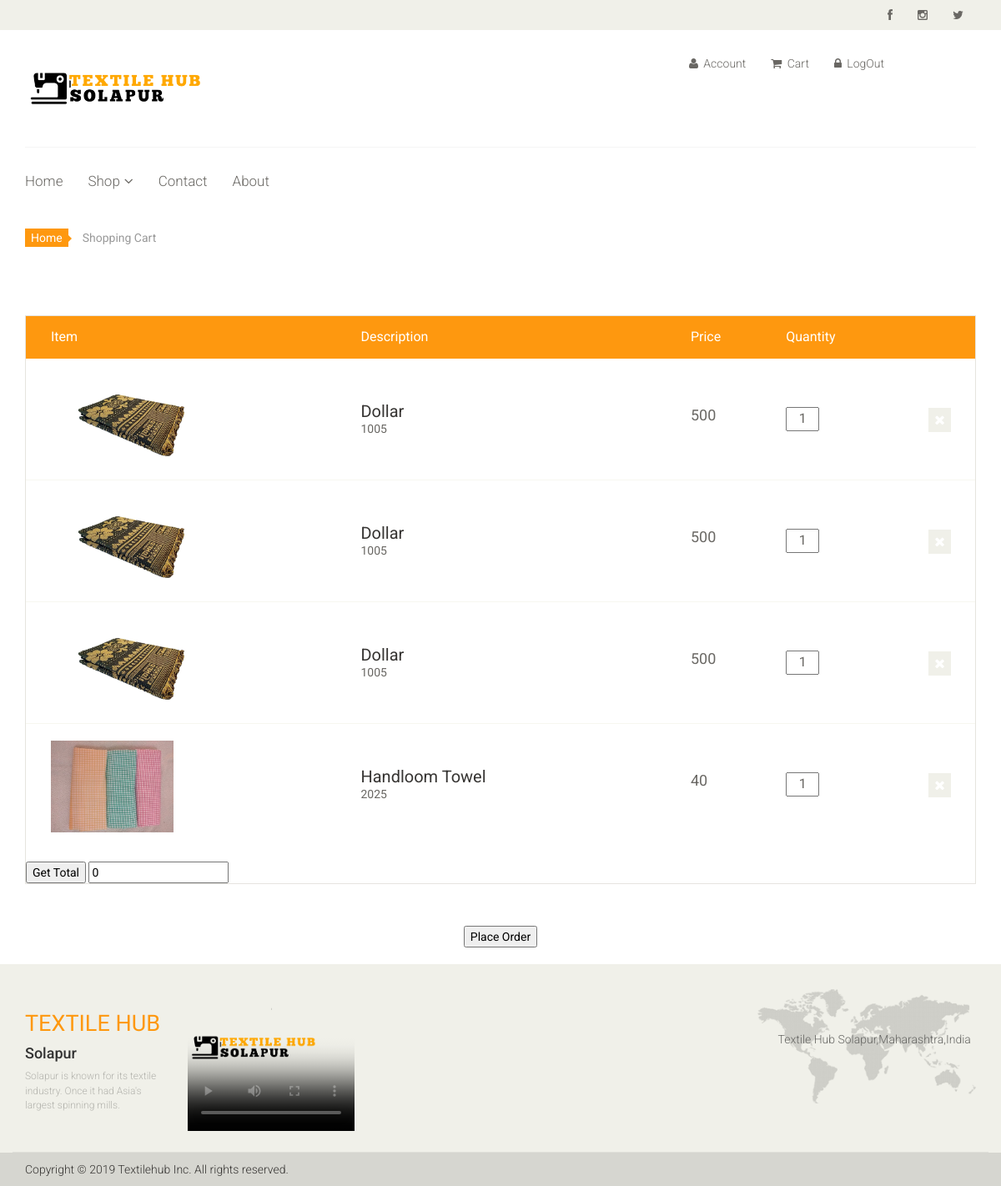
The app's page /usercart.php (signed in) with its own data.
### tables this page shows
CREATE TABLE `prod_mas` (
  `Prod_id` int(20) NOT NULL,
  `Prod_name` varchar(30) NOT NULL,
  `Prod_size` text NOT NULL,
  `Prod_weight` text NOT NULL,
  `Prod_price` int(10) NOT NULL,
  `Prod_merchant` varchar(30) NOT NULL,
  `Prod_descript` text NOT NULL,
  `Prod_img` varchar(50) NOT NULL,
  `Prod_qty` int(10) NOT NULL
);

### usercart.php (the view, shortened to what this page needs)
<?php
include ('userhead.php');
?>
<form method="POST">
<section id="cart_items">
		<div class="container">
			<div class="breadcrumbs">
				<ol class="breadcrumb">
				  <li><a href="userindex.php">Home</a></li>
				  <li class="active">Shopping Cart</li>
				</ol>
			</div>
			<div class="table-responsive cart_info">
				<table class="table table-condensed">
					<thead>
						<tr class="cart_menu">
							<td class="image">Item</td>
							<td class="description">Description</td>
							<td class="price">Price</td>
							<td class="quantity">Quantity</td>
							<td></td>
						</tr>
					</thead>
					<tbody>
					<?php
								$con=mysqli_connect("localhost","root","");
								mysqli_select_db($con,"textilehub");
								if(!isset($_SESSION["uid"]))
	     						{
								   header("location: registration.php");
								}
								else
								{
								$uid=$_SESSION['uid'];
								$s="select p.Prod_img, p.Prod_name, p.Prod_id,p.Prod_price,p.Prod_qty from prod_mas p,cart c where p.Prod_id=c.pid and c.uid='$uid'";
								$res=mysqli_query($con,$s);
								$tot=0;
								$cnt=1;
								$qty=1;
								while($r=mysqli_fetch_array($res))
								{
								?>
<tr>
					<td class="cart_product">
								<a href=""><img src="images/<?php echo $r[0];?>" alt="" height="110"></a>
							</td>
							<td class="cart_description">
								<h4><a href=""><?php echo $r[1];?></a></h4>
								<p><?php echo $r[2];
								?></p>
							</td>
							<td class="cart_price">
								<p><?php echo $r[3];
								?></p>
							</td>
							<td class="cart_quantity">
								<div class="cart_quantity_button">
									<input class="cart_quantity_input" type="text" name="quantity<?php echo $cnt; $cnt++;?>" value="<?php echo $qty;?>" size="2">
								</div>
							</td>
							<td class="cart_delete">
								<a class="cart_quantity_delete" href="delete.php?pid=<?php echo $r[2]?>"><i class="fa fa-times"></i></a>
							</td>
					</tr>
	<?php
	} }
	?>
					</tbody>
				</table>
				<input type="submit" name="tot" Value="Get Total">
				<?php
				 echo "<input type='text' name='gtot' value='$tot'>";
				?>
			</div>
		</div>
	</section>
	<center>
			<input type="submit" name="order" Value="Place Order">
			</center>
			</form>
			<?php
include ('userfooter.php');?>

### css/main.css (style rules this page uses)
body { font-family: 'Roboto', sans-serif; background:; position: relative; font-weight:400px; }
a { -webkit-transition: 300ms; -moz-transition: 300ms; -o-transition: 300ms; transition: 300ms; }
h1, h2, h3, h4, h5, h6 { font-family: 'Roboto', sans-serif; }
.breadcrumbs { position: relative; }
.breadcrumbs .breadcrumb { background:transparent; margin-bottom: 75px; padding-left: 0; }
.breadcrumbs .breadcrumb li a { background:#FE980F; color: #FFFFFF; padding: 3px 7px; }
.breadcrumbs .breadcrumb li a:after { content:""; height:auto; width: auto; border-width: 8px; border-style: solid; border-color:transparent transparent transparent #FE980F; position: absolute; top: 11px; left:48px; }
.breadcrumbs .breadcrumb > li + li:before { content: " "; }
#cart_items .cart_info { border: 1px solid #E6E4DF; margin-bottom: 50px }
#cart_items .cart_info .cart_menu { background: #FE980F; color: #fff; font-size: 16px; font-family: 'Roboto', sans-serif; font-weight: normal; }
#cart_items .cart_info .table.table-condensed thead tr { height: 51px; }
#cart_items .cart_info .table.table-condensed tr { border-bottom: 1px solid#F7F7F0 }
#cart_items .cart_info .table.table-condensed tr:last-child { border-bottom: 0 }
.cart_info table tr td { border-top: 0 none; vertical-align: inherit; }
#cart_items .cart_info .image { padding-left: 30px; }
#cart_items .cart_info .cart_description h4 { margin-bottom: 0 }
#cart_items .cart_info .cart_description h4 a { color: #363432; font-family: 'Roboto',sans-serif; font-size: 20px; font-weight: normal; }
#cart_items .cart_info .cart_description p { color:#696763 }
#cart_items .cart_info .cart_price p { color:#696763; font-size: 18px }
.cart_product { display: block; margin: 15px -70px 10px 25px; }
.cart_quantity_input { color: #696763; float: left; font-size: 16px; text-align: center; font-family: 'Roboto',sans-serif; }
.cart_delete { display: block; margin-right: -12px; overflow: hidden; }
.cart_delete a { background:#F0F0E9; color: #FFFFFF; padding: 5px 7px; font-size: 16px }

### records on screen
prod_mas: Prod_img (picture), Prod_name "Dollar", Prod_id "1005", Prod_price "500"
prod_mas: Prod_img (picture), Prod_name "Handloom Towel", Prod_id "2025", Prod_price "40"
